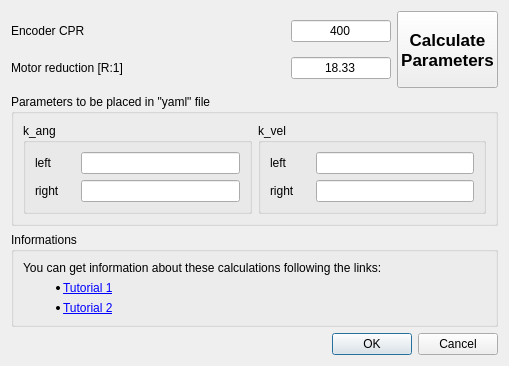
<?xml version="1.0" encoding="UTF-8"?>
<ui version="4.0">
 <class>RobotParamsCalculateDialog</class>
 <widget class="QDialog" name="RobotParamsCalculateDialog">
  <property name="geometry">
   <rect>
    <x>0</x>
    <y>0</y>
    <width>509</width>
    <height>366</height>
   </rect>
  </property>
  <property name="windowTitle">
   <string>Parameters Calculation</string>
  </property>
  <layout class="QGridLayout" name="gridLayout_4">
   <item row="0" column="0">
    <layout class="QHBoxLayout" name="horizontalLayout_7">
     <item>
      <layout class="QVBoxLayout" name="verticalLayout">
       <item>
        <layout class="QHBoxLayout" name="horizontalLayout_5">
         <item>
          <widget class="QLabel" name="label_5">
           <property name="text">
            <string>Encoder CPR</string>
           </property>
          </widget>
         </item>
         <item>
          <widget class="QLineEdit" name="lineEdit_enc_cpr">
           <property name="maximumSize">
            <size>
             <width>100</width>
             <height>16777215</height>
            </size>
           </property>
           <property name="text">
            <string>400</string>
           </property>
           <property name="alignment">
            <set>Qt::AlignCenter</set>
           </property>
           <property name="readOnly">
            <bool>false</bool>
           </property>
          </widget>
         </item>
        </layout>
       </item>
       <item>
        <layout class="QHBoxLayout" name="horizontalLayout_6">
         <item>
          <widget class="QLabel" name="label_6">
           <property name="text">
            <string>Motor reduction [R:1]</string>
           </property>
          </widget>
         </item>
         <item>
          <widget class="QLineEdit" name="lineEdit_motor_ratio">
           <property name="maximumSize">
            <size>
             <width>100</width>
             <height>16777215</height>
            </size>
           </property>
           <property name="text">
            <string>18.33</string>
           </property>
           <property name="alignment">
            <set>Qt::AlignCenter</set>
           </property>
           <property name="readOnly">
            <bool>false</bool>
           </property>
          </widget>
         </item>
        </layout>
       </item>
      </layout>
     </item>
     <item>
      <widget class="QPushButton" name="pushButton">
       <property name="sizePolicy">
        <sizepolicy hsizetype="Minimum" vsizetype="Minimum">
         <horstretch>0</horstretch>
         <verstretch>0</verstretch>
        </sizepolicy>
       </property>
       <property name="font">
        <font>
         <pointsize>13</pointsize>
         <weight>75</weight>
         <bold>true</bold>
        </font>
       </property>
       <property name="text">
        <string>Calculate
Parameters</string>
       </property>
      </widget>
     </item>
    </layout>
   </item>
   <item row="1" column="0">
    <widget class="QGroupBox" name="groupBox">
     <property name="title">
      <string>Parameters to be placed in &quot;yaml&quot; file</string>
     </property>
     <layout class="QGridLayout" name="gridLayout_3">
      <item row="0" column="0">
       <widget class="QGroupBox" name="groupBox_2">
        <property name="title">
         <string>k_ang</string>
        </property>
        <layout class="QGridLayout" name="gridLayout">
         <item row="0" column="0">
          <layout class="QHBoxLayout" name="horizontalLayout">
           <item>
            <widget class="QLabel" name="label">
             <property name="minimumSize">
              <size>
               <width>40</width>
               <height>0</height>
              </size>
             </property>
             <property name="text">
              <string>left</string>
             </property>
            </widget>
           </item>
           <item>
            <widget class="QLineEdit" name="lineEdit_k_ang_left">
             <property name="readOnly">
              <bool>true</bool>
             </property>
            </widget>
           </item>
          </layout>
         </item>
         <item row="1" column="0">
          <layout class="QHBoxLayout" name="horizontalLayout_2">
           <item>
            <widget class="QLabel" name="label_2">
             <property name="minimumSize">
              <size>
               <width>40</width>
               <height>0</height>
              </size>
             </property>
             <property name="text">
              <string>right</string>
             </property>
            </widget>
           </item>
           <item>
            <widget class="QLineEdit" name="lineEdit_k_ang_right">
             <property name="readOnly">
              <bool>true</bool>
             </property>
            </widget>
           </item>
          </layout>
         </item>
        </layout>
       </widget>
      </item>
      <item row="0" column="1">
       <widget class="QGroupBox" name="groupBox_3">
        <property name="title">
         <string>k_vel</string>
        </property>
        <layout class="QGridLayout" name="gridLayout_2">
         <item row="0" column="0">
          <layout class="QHBoxLayout" name="horizontalLayout_3">
           <item>
            <widget class="QLabel" name="label_3">
             <property name="minimumSize">
              <size>
               <width>40</width>
               <height>0</height>
              </size>
             </property>
             <property name="text">
              <string>left</string>
             </property>
            </widget>
           </item>
           <item>
            <widget class="QLineEdit" name="lineEdit_k_vel_left">
             <property name="readOnly">
              <bool>true</bool>
             </property>
            </widget>
           </item>
          </layout>
         </item>
         <item row="1" column="0">
          <layout class="QHBoxLayout" name="horizontalLayout_4">
           <item>
            <widget class="QLabel" name="label_4">
             <property name="minimumSize">
              <size>
               <width>40</width>
               <height>0</height>
              </size>
             </property>
             <property name="text">
              <string>right</string>
             </property>
            </widget>
           </item>
           <item>
            <widget class="QLineEdit" name="lineEdit_k_vel_right">
             <property name="readOnly">
              <bool>true</bool>
             </property>
            </widget>
           </item>
          </layout>
         </item>
        </layout>
       </widget>
      </item>
     </layout>
    </widget>
   </item>
   <item row="2" column="0">
    <widget class="QGroupBox" name="groupBox_4">
     <property name="title">
      <string>Informations</string>
     </property>
     <layout class="QGridLayout" name="gridLayout_5">
      <item row="2" column="0" colspan="2">
       <widget class="QLabel" name="label_8">
        <property name="text">
         <string>&lt;html&gt;&lt;head/&gt;&lt;body&gt;&lt;p&gt;&lt;ul&gt;&lt;li&gt;&lt;a href=&quot;http://www.officinerobotiche.it/tutorial/encoder/&quot;&gt;&lt;span style=&quot; text-decoration: underline; color:#0000ff;&quot;&gt;Tutorial 1&lt;/span&gt;&lt;/a&gt;&lt;/li&gt;&lt;/ul&gt;&lt;/p&gt;&lt;/body&gt;&lt;/html&gt;</string>
        </property>
        <property name="openExternalLinks">
         <bool>true</bool>
        </property>
       </widget>
      </item>
      <item row="0" column="0" rowspan="2" colspan="2">
       <widget class="QLabel" name="label_7">
        <property name="text">
         <string>You can get information about these calculations following the links:</string>
        </property>
       </widget>
      </item>
      <item row="3" column="0">
       <widget class="QLabel" name="label_9">
        <property name="text">
         <string>&lt;html&gt;&lt;head/&gt;&lt;body&gt;&lt;p&gt;&lt;ul&gt;&lt;li&gt;&lt;a href=&quot;http://www.officinerobotiche.it/tutorial/interfacciamento-encoder/&quot;&gt;&lt;span style=&quot; text-decoration: underline; color:#0000ff;&quot;&gt;Tutorial 2&lt;/span&gt;&lt;/a&gt;&lt;/li&gt;&lt;/ul&gt;&lt;/p&gt;&lt;/body&gt;&lt;/html&gt;</string>
        </property>
        <property name="openExternalLinks">
         <bool>true</bool>
        </property>
       </widget>
      </item>
     </layout>
    </widget>
   </item>
   <item row="3" column="0">
    <widget class="QDialogButtonBox" name="buttonBox">
     <property name="orientation">
      <enum>Qt::Horizontal</enum>
     </property>
     <property name="standardButtons">
      <set>QDialogButtonBox::Cancel|QDialogButtonBox::Ok</set>
     </property>
    </widget>
   </item>
  </layout>
 </widget>
 <resources/>
 <connections>
  <connection>
   <sender>buttonBox</sender>
   <signal>accepted()</signal>
   <receiver>RobotParamsCalculateDialog</receiver>
   <slot>accept()</slot>
   <hints>
    <hint type="sourcelabel">
     <x>248</x>
     <y>254</y>
    </hint>
    <hint type="destinationlabel">
     <x>157</x>
     <y>274</y>
    </hint>
   </hints>
  </connection>
  <connection>
   <sender>buttonBox</sender>
   <signal>rejected()</signal>
   <receiver>RobotParamsCalculateDialog</receiver>
   <slot>reject()</slot>
   <hints>
    <hint type="sourcelabel">
     <x>316</x>
     <y>260</y>
    </hint>
    <hint type="destinationlabel">
     <x>286</x>
     <y>274</y>
    </hint>
   </hints>
  </connection>
 </connections>
</ui>
